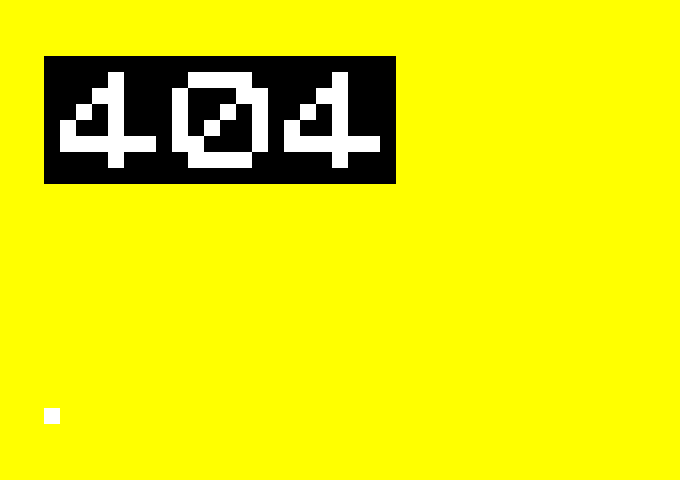
Frame 1 (no input)
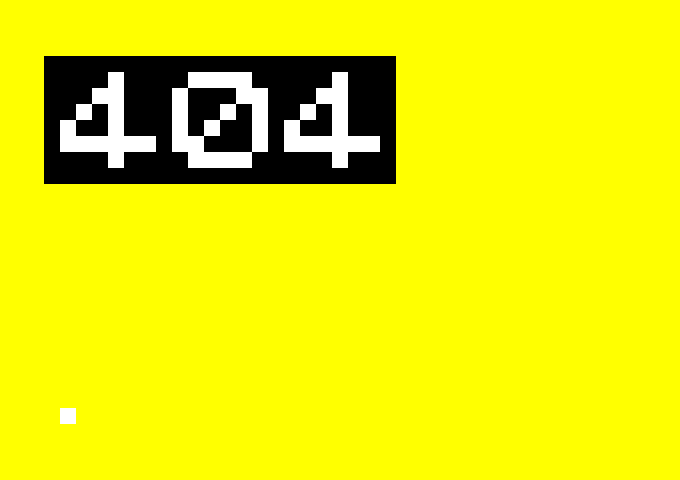
Frame 60 (the mouse pressed at the canvas centre just before this capture)
Frame 120 (the mouse held since frame 60 and released just before this capture): identical to frame 60, image omitted

The Processing sketch that drew these frames (run headless with seeded random() and noise(); from frame 60 on, the mouse is pressed at the canvas centre):

// Processing sketch: sketch_404
// ── sketch_404.pde
// sketch_404
// JODI, 404 (1995): "%20Wrong" — el "404" en una matriz de 8×22
// (cuadrados blancos sobre negro), y un cuadrado blanco que se mueve
// entre dos posiciones (columnas 1 y 2). 's' guarda, 'q' sale.

// patrón del "404" (1 = blanco, 0 = negro), 8 filas × 22 columnas
int[][] patron = {
  {0,0,0,0,0,0,0,0,0,0,0,0,0,0,0,0,0,0,0,0,0,0},
  {0,0,0,0,1,0,0,0,0,1,1,1,1,0,0,0,0,0,1,0,0,0},
  {0,0,0,1,1,0,0,0,1,0,0,0,1,1,0,0,0,1,1,0,0,0},
  {0,0,1,0,1,0,0,0,1,0,0,1,0,1,0,0,1,0,1,0,0,0},
  {0,1,0,0,1,0,0,0,1,0,1,0,0,1,0,1,0,0,1,0,0,0},
  {0,1,1,1,1,1,1,0,1,1,0,0,0,1,0,1,1,1,1,1,1,0},
  {0,0,0,0,1,0,0,0,0,1,1,1,1,0,0,0,0,0,1,0,0,0},
  {0,0,0,0,0,0,0,0,0,0,0,0,0,0,0,0,0,0,0,0,0,0},
};

int cell = 16;         // tamaño de la celda
int x0 = 44;           // margen izquierdo
int y0 = 56;           // margen superior
boolean dos = false;   // posición del cuadrado (col 1 o 2)
color[] c = {#FF0000, #00FF00, #0000FF, #FFFF00, #FF00FF, #00FFFF};
int idx;

void setup() {
  size(680, 480);
  idx = int(random(c.length));
}

void draw() {
  background(c[idx]);   // fondo cian (como la página original)
  noStroke();

  // matriz 8×22 con el "404"
  for (int i = 0; i < 8; i++)
    for (int j = 0; j < 22; j++) {
      fill(patron[i][j] == 1 ? 255 : 0);
      rect(x0 + j * cell, y0 + i * cell, cell, cell);
    }

  // cuadrado que alterna entre la columna 1 y la 2
  fill(255);
  int x = dos ? x0 + cell : x0;
  rect(x, 408, cell, cell);

  // cambiar de posición cada 500 ms
  if (frameCount % 30 == 0) dos = !dos;
}

void keyPressed() {
  if (key == 's') save("404.png");
  if (key == 'q' || key == 'Q') exit();
}
